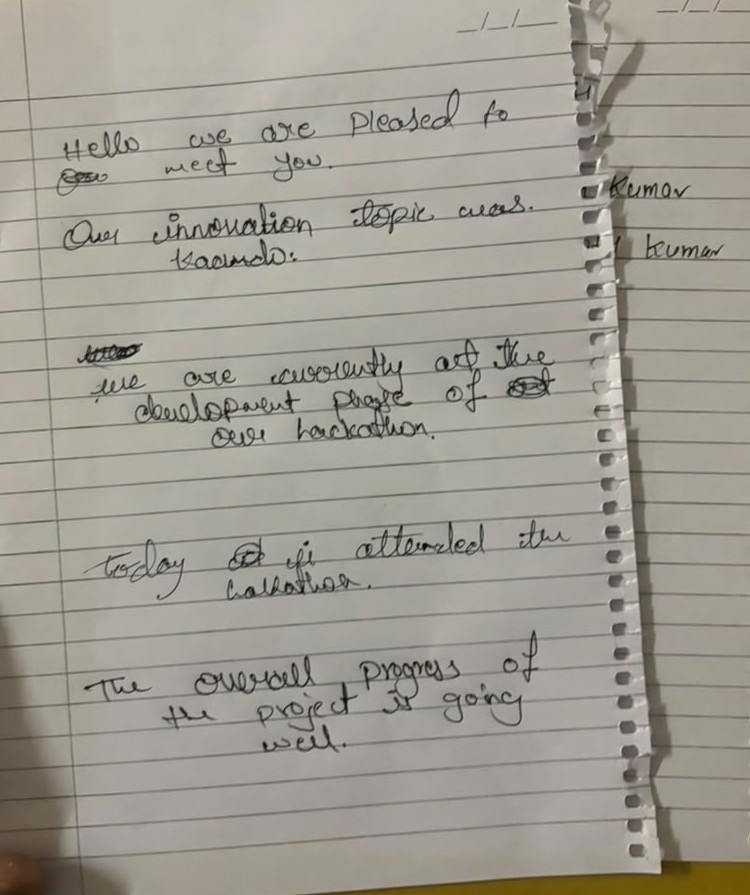
#> input picture DISHA-HTR/evaluation/images/cursive/CU01.jpeg, 750 x 895 px
$ python -i print_detect.py   (imports and definitions only)   (older library calls are emulated)
#> lines starting #> are read from the running program, lines starting #| are printed output that depends on the picture; after the words box and inside, x2 and y2 are one past the last pixel; in counts of white or black regions, pixels touching at a corner belong together
#> further down, picture is the input picture: shape (895, 750, 3); mean B, G, R 146.7, 156.4, 160.4
"""Heuristics to tell phone handwriting crops from clear printed / screenshot text."""

from __future__ import annotations

import cv2
import numpy as np


def looks_like_printed_text(image_bgr: np.ndarray) -> bool:
    """
    Return True when the image looks like sharp digital/print text
    (Google screenshot, PDF snippet, employment table) rather than pen strokes.

    Conservative by design: WhatsApp / phone photos of handwriting must stay on
    the handwriting checkpoint — misrouting them to printed TrOCR destroys CER.
    """
    if image_bgr is None or image_bgr.size == 0:
        return False
    gray = cv2.cvtColor(image_bgr, cv2.COLOR_BGR2GRAY)
    h, w = gray.shape[:2]
#> h = 895; w = 750
    if h < 20 or w < 40:
        return False

    # Digital screenshots are usually very sharp; phone handwriting is softer.
    lap_var = float(cv2.Laplacian(gray, cv2.CV_64F).var())
#> lap_var = 328.8
    blur = cv2.GaussianBlur(gray, (3, 3), 0)
    _, bw = cv2.threshold(blur, 0, 255, cv2.THRESH_BINARY_INV + cv2.THRESH_OTSU)
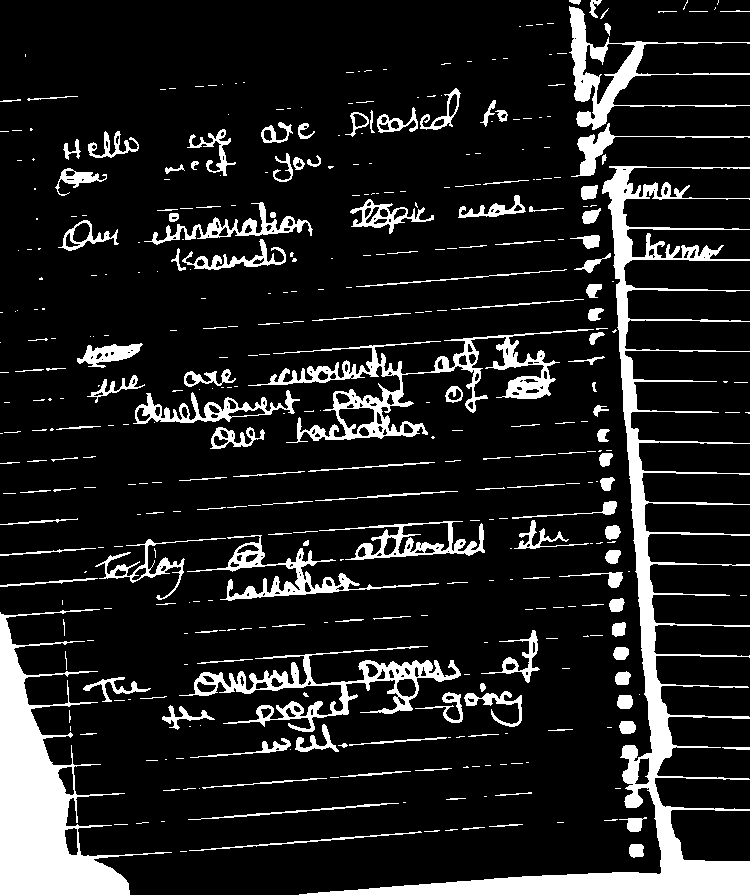
#> bw: shape (895, 750); 13.2% white; 405 white regions (249 under 20 px), largest, box (x1, y1, x2, y2) and area: (299, 166, 750, 895) 23932, (0, 609, 172, 895) 15959, (248, 329, 594, 443) 6677
    ink_ratio = float((bw > 0).mean())
#> ink_ratio = 0.132
    if ink_ratio < 0.008 or ink_ratio > 0.42:
        return False

    # Phone photos of lined notebooks: large canvas + mild blur + color cast.
    # Screenshots are flat RGB with little channel disagreement on paper areas.
    b, g, r = cv2.split(image_bgr)
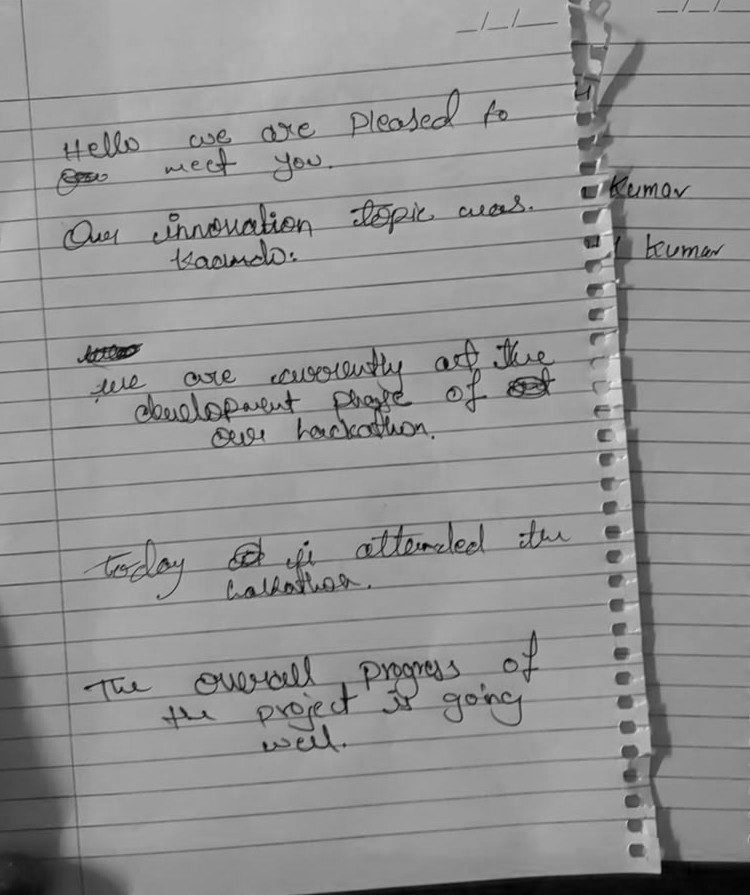
#> b: shape (895, 750); min 0, max 238, mean 146.7
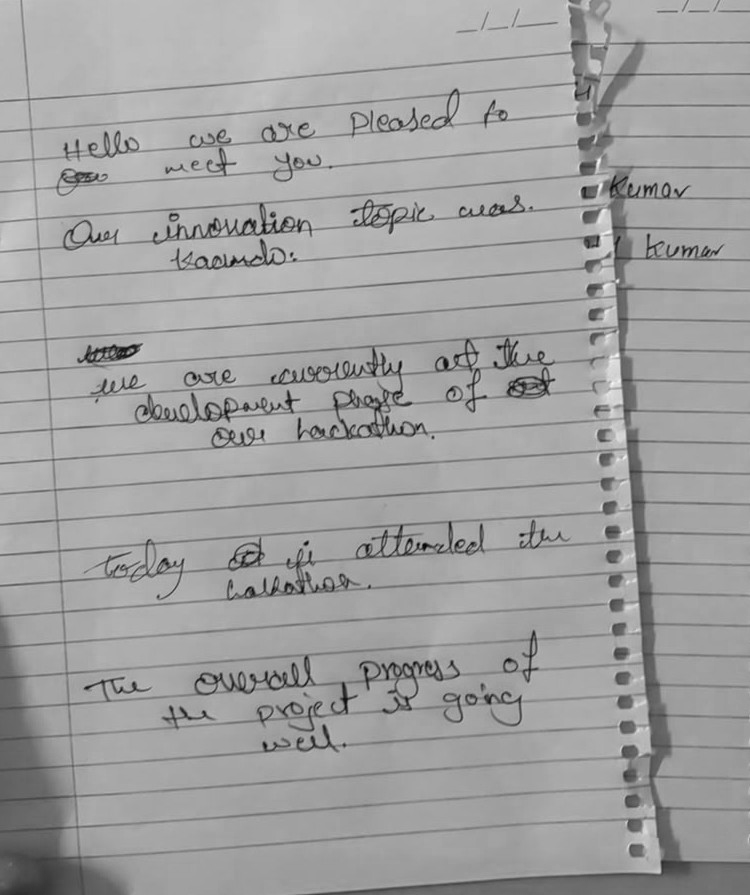
#> r: shape (895, 750); min 1, max 250, mean 160.4
    channel_spread = float(
        np.mean(np.abs(r.astype(np.float32) - g.astype(np.float32)))
        + np.mean(np.abs(g.astype(np.float32) - b.astype(np.float32)))
    ) / 2.0
#> channel_spread = 6.83
    phone_photo_like = (
        max(h, w) >= 900
        and lap_var < 900.0
        and channel_spread >= 2.5
    )
#> phone_photo_like = False
    if phone_photo_like:
        return False

    # Component height regularity — printed glyphs share similar heights.
    n, _labels, stats, _cents = cv2.connectedComponentsWithStats(bw, connectivity=8)
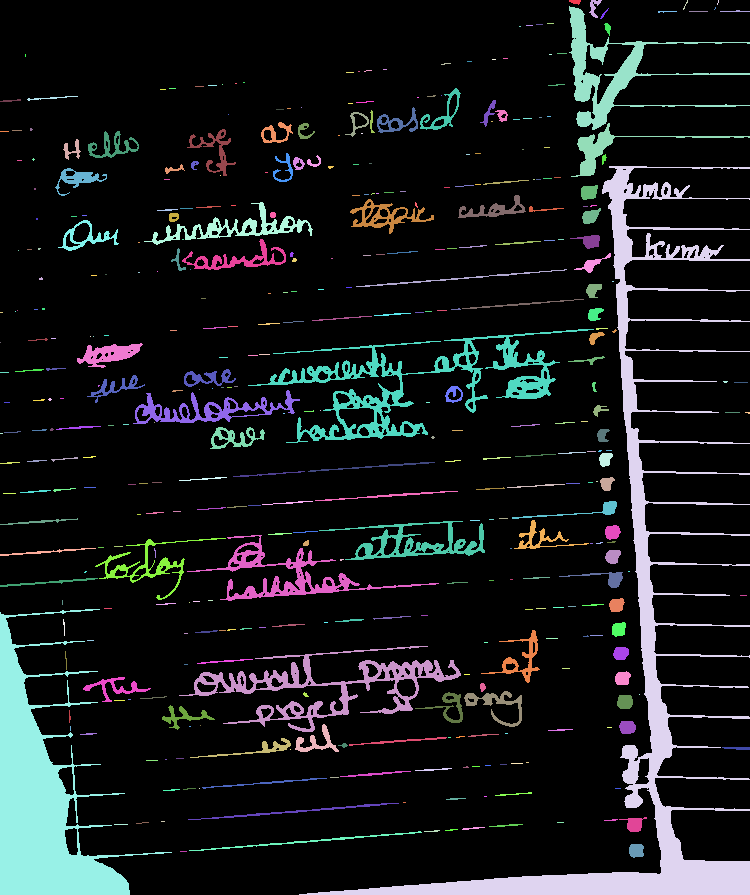
#> _labels: shape (895, 750) int32; 406 distinct labels, from 0 to 405; one colour per label, 0 black
#> n = 406; stats = 406 rows, first 6: [0, 0, 750, 895, 582568], [569, 0, 12, 5, 41], [589, 0, 13, 18, 102], [683, 0, 5, 10, 12], [717, 0, 2, 5, 5], [569, 6, 181, 124, 3866]
    heights: list[float] = []
    elongations: list[float] = []
    for i in range(1, n):
        _x, _y, bw_, bh, area = stats[i]
        if area < 12 or bh < 6:
            continue
        if bw_ > 0.85 * w and bh < 8:
            continue  # ruled line
        heights.append(float(bh))
        elongations.append(float(max(bw_, bh) / max(min(bw_, bh), 1)))
#> this loop made 405 passes
#> (bw_, bh, area) on passes 1, 2, 5: (12, 5, 41), (13, 18, 102), (181, 124, 3866)
#> after the loop, elongations = 97 values, max 14.3 at index 58, min 1 at index 32, mean 3.53; heights = 97 values, max 729 at index 23, min 6 at index 29, mean 32.64

    if len(heights) < 8:
        # Sparse but sharp digital text (short snippet) still counts as printed.
        # Raise the bar so soft phone crops do not slip through.
        return lap_var >= 420.0 and 0.012 <= ink_ratio <= 0.32 and channel_spread < 6.0

    heights_arr = np.array(heights, dtype=np.float32)
#> heights_arr has the same summary as heights
    med = float(np.median(heights_arr))
#> med = 16
    if med <= 0:
        return False
    rel_std = float(heights_arr.std() / med)
#> rel_std = 4.9
    # Handwriting stroke heights vary a lot; print is tighter.
    regular = rel_std < 0.42
#> regular = False
    sharp = lap_var >= 220.0
#> sharp = True
    # Pen strokes are often more elongated / irregular than screenshot glyphs.
    mean_elon = float(np.mean(elongations)) if elongations else 1.0
#> mean_elon = 3.53
    stroke_like = mean_elon >= 3.8 and rel_std >= 0.28
#> stroke_like = False
    if stroke_like and lap_var < 1500.0:
        return False
    return bool(sharp and regular and 0.012 <= ink_ratio <= 0.36)

>>> import cv2
>>> picture = cv2.imread('../../evaluation/images/cursive/CU01.jpeg')
>>> result = looks_like_printed_text(picture)
#> result = False

$ run again, on DISHA-HTR/evaluation/images/cursive/CU03.jpeg
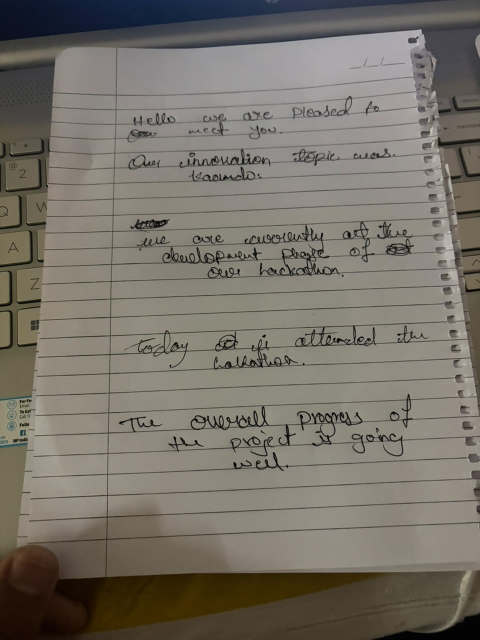
#> input picture DISHA-HTR/evaluation/images/cursive/CU03.jpeg, 960 x 1280 px (shown at 1/2 size)
#> picture is the input picture: shape (1280, 960, 3); mean B, G, R 104.9, 114.2, 119.3
#> lap_var = 313.8
#> in looks_like_printed_text, `_, bw = cv2.threshold(blur, 0, 255, cv2.THRESH_BINARY_INV + cv2.THRESH..`:
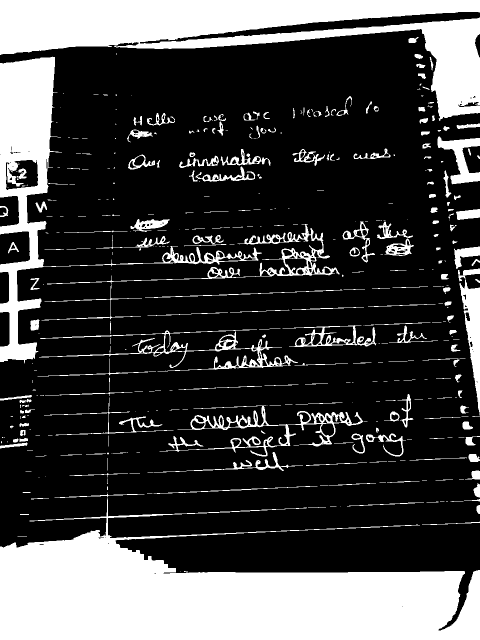
#> bw: shape (1280, 960) (shown at 1/2 size); 27.6% white; 420 white regions (206 under 20 px), largest, box (x1, y1, x2, y2) and area: (0, 995, 960, 1280) 150265, (0, 0, 960, 242) 87625, (0, 113, 524, 727) 38480
#> ink_ratio = 0.276
#> in looks_like_printed_text, `b, g, r = cv2.split(image_bgr)`:
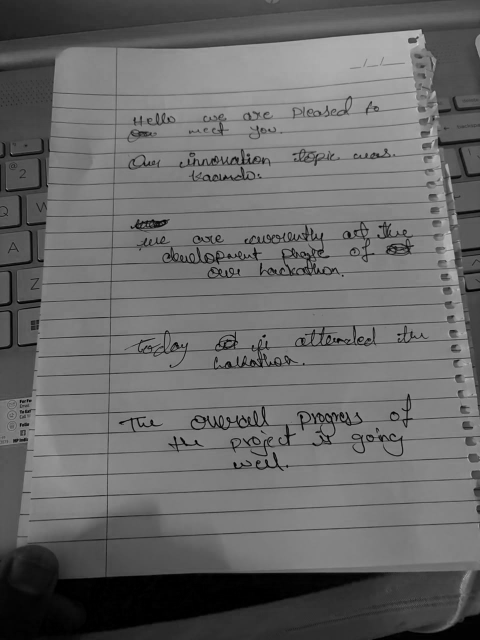
#> b: shape (1280, 960) (shown at 1/2 size); min 0, max 217, mean 104.9
#> channel_spread = 8.56
#> phone_photo_like = True
#> result = False
